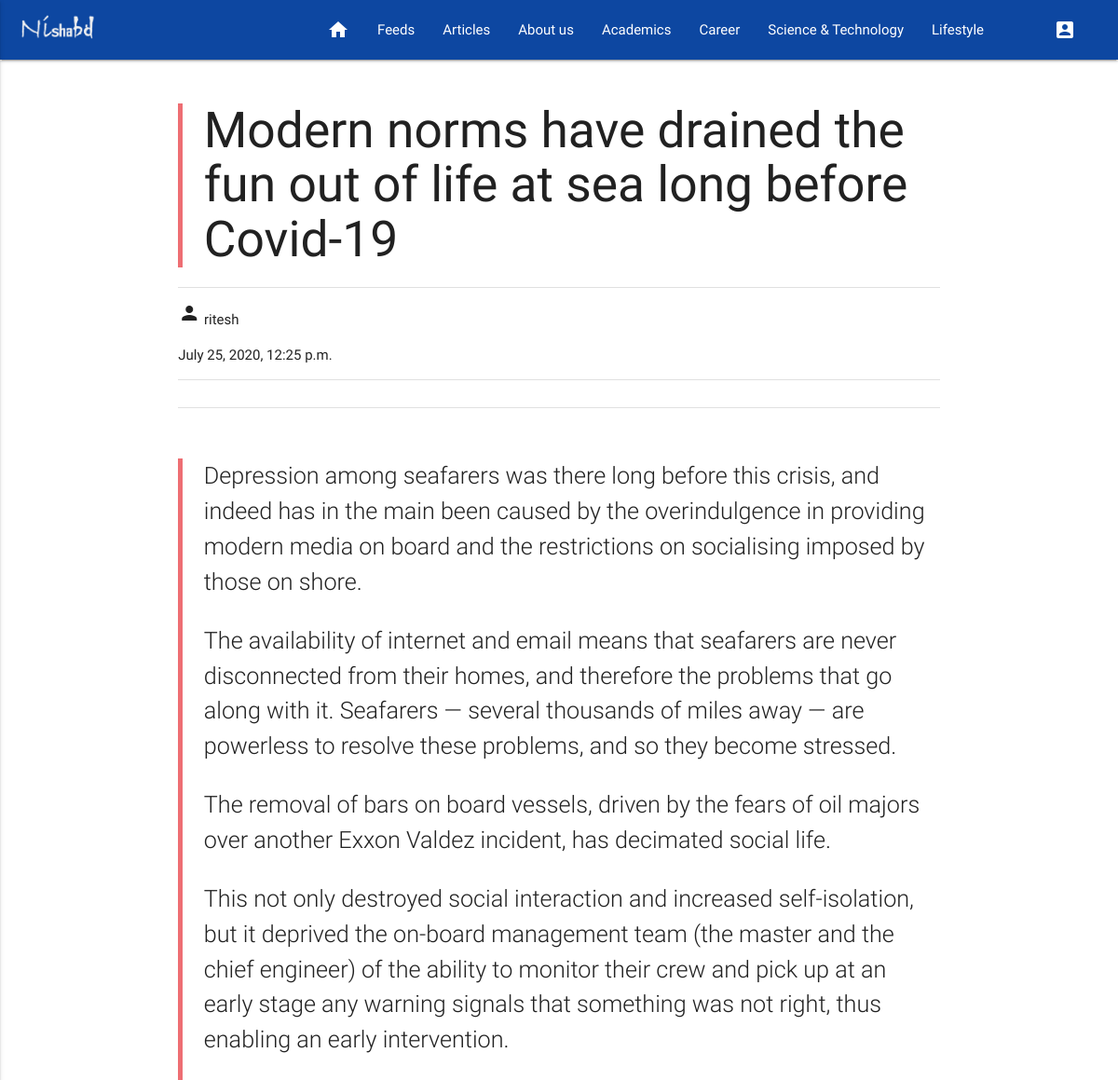
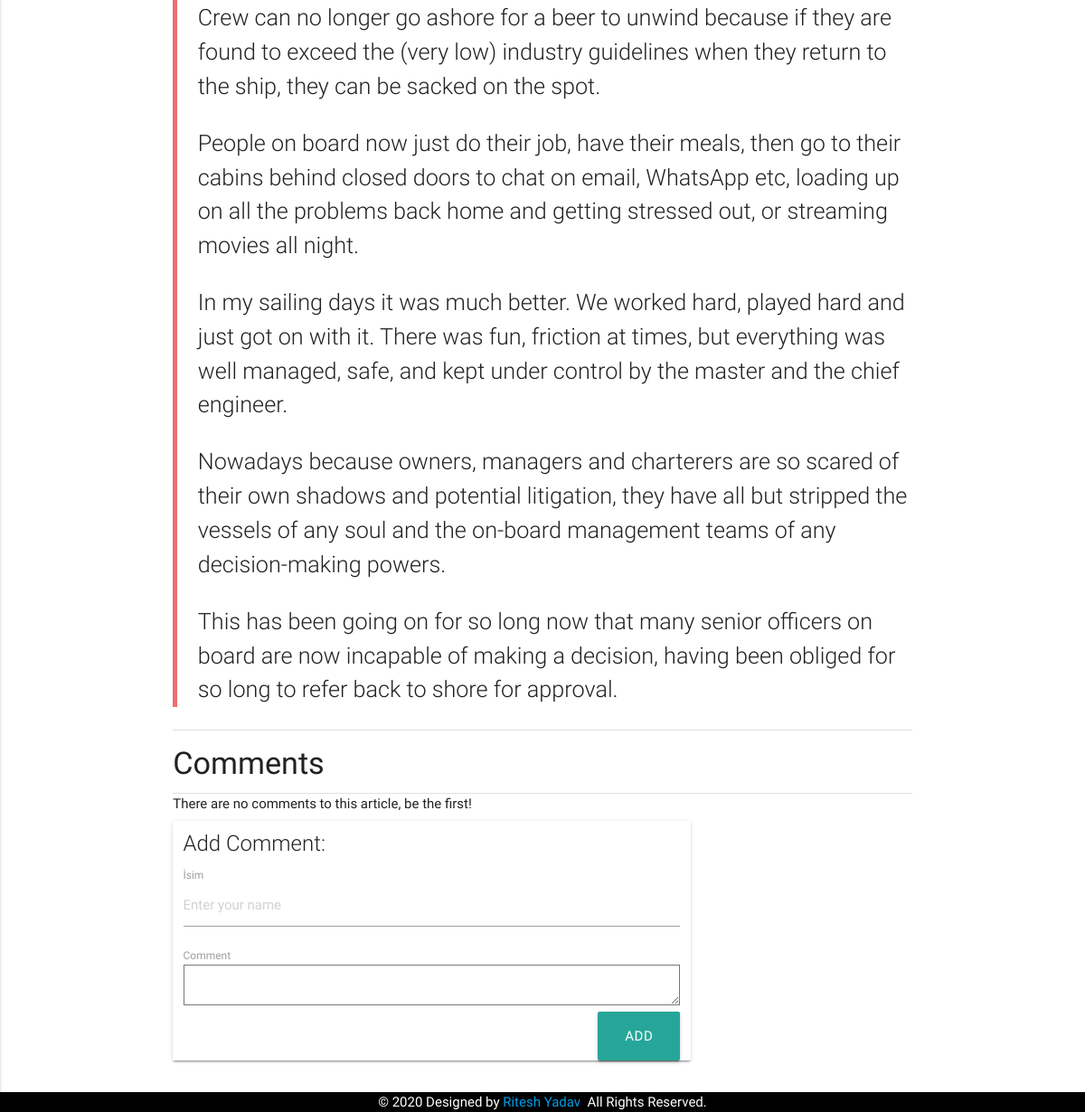
/article/article/modern-norms-have-drained-the-fun-out-of-life-at-sea-long-before-covid-19/, run on the app's committed database (2 pictures, top to bottom).
### article/models.py (models this page shows, shortened)
class Article(models.Model):
    category = models.CharField(max_length= 30, choices = CATEGORY, default= 0)
    author = models.ForeignKey("auth.User",on_delete = models.CASCADE,verbose_name = "Author ")
    title = models.CharField(max_length = 200,verbose_name = "Title")
    content = RichTextField()
    created_date = models.DateTimeField(auto_now_add=True,verbose_name="Created Date")
    article_image = models.FileField(blank = True,null = True,verbose_name="Image")
    article_image2 = models.FileField(blank=True, null= True, verbose_name = "Image 2")
    slug = models.SlugField(unique=True, max_length=100, null=True)
    class Meta:
        ordering = ['-created_date']

### article/views.py (the view)
# urls.py: path('article/<slug:slug>/',views.detail,name = "detail"),
def detail(request,slug):
    article = get_object_or_404(Article, slug=slug)
    comments = article.comments.all()
    return render(request,"detail.html",{"article":article,"comments":comments })

### templates/detail.html (shortened to what this page needs)
{% extends "layout.html" %}
{% block body %}
<div class="row container">
    <div class="col m12 s12 ">
      <blockquote class=""><h2>{{article.title}}</blockquote</h2></blockquote>
      <div class="divider"></div>
      <p class="lead">
        <i class="material-icons">person</i> {{article.author.username}}
      </p>
      <p>{{article.created_date}}</p>
      <div class="divider"></div>
      <div class="center">
    </div>
      <div class="divider"></div>
      <br>
      <blockquote class="lead flow-text">
          {{article.content|safe}}
      </blockquote>
      <div class="divider"></div>
      <h4>Comments {% if comments %}({{comments.count }}){% endif %}</h4>
      <div class="divider"></div>
      {% if comments %}
      {% for comment in comments  %}
        <div class="media mb-4">
          <img class="d-flex mr-3 rounded-circle" src="http://placehold.it/50x50" alt="">
          <div class="media-body">
            <h5 class="mt-0">{{ comment.comment_author}}</h5>
            {{comment.comment_date}} <br>
            {{comment.comment_content}}
          </div>
        </div>
      {% endfor %}
      {% else %}
      <div class ="alert alert-danger">
        There are no comments to this article, be the first!      </div>
      {% endif %}
      <div class="card col hoverable container">
          <h5 class="card-title">Add Comment: </h5>
          <div class="card-body">
            <form method = "post" action = "{% url 'article:comment' article.slug %}">
              <div class="form-group">
                  <label for="formGroupExampleInput">İsim</label>
                  <input name = "comment_author" type="text" class="form-control" id="formGroupExampleInput" placeholder="Enter your name">
                </div>
              <div class="form-group">
                  <label for="formGroupExampleInput">Comment</label>
                <textarea name = "comment_content" class="form-control" rows="3"></textarea>
              </div>
              <button type="submit" class="btn btn-large right my-3">Add</button>
            </form>
          </div>
        </div>
        </div>
      </div>
{% endblock body %}

### data on the page
Article: title "Modern norms have drained the fun out of life at sea long before Covid-19", author.username "ritesh", created_date "July 25, 2020, 12:25 p.m.", content "Depression among seafarers was there long before this crisis, and indeed has in the main been caused by the overindulgence in providing modern media on board and the restrictions on socialising imposed by those on shore. The availability of internet and email means that seafarers are never disconnected from their homes, and therefore the problems that go along with it. Seafarers — several thousands of miles away — are powerless to resolve these problems, and so they become stressed. The removal of bars on board vessels, driven by the fears of oil majors over another Exxon Valdez incident, has decimated social life. This not only destroyed social interaction and increased self-isolation, but…"
